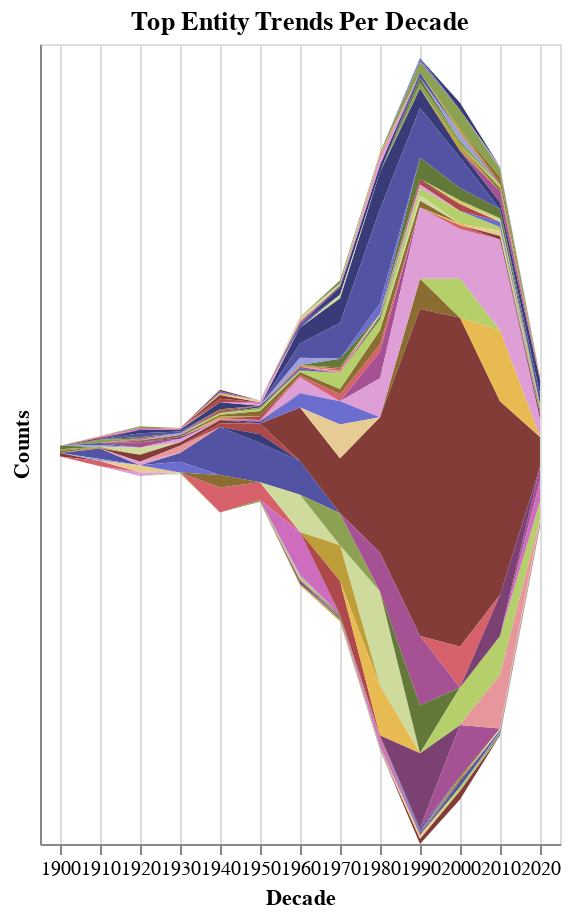

Write notebook code for a chart like this one.
### Code cell
import pandas as pd
import numpy as np
import altair as alt

# Convert to DataFrame
df = pd.DataFrame(sorted_data)

# Forward fill NaNs in 'year' column
df['year'] = df['year'].fillna(method='ffill')

# Convert 'year' to integer
df['year'] = df['year'].astype('Int64')  # 'Int64' (capital "I") can handle NaN values

# Group by decade
df['decade'] = (df['year'] // 10 * 10)

# Filter out 'DATE' entities
df_entity = df[df['value'] != 'DATE']

# Create a DataFrame to include both 'value' and 'entity' fields
df_entity_value_counts = df_entity.groupby(['decade', 'value', 'entity']).size().reset_index(name='counts')

# Get the top 3 entities in each decade for each value
top_entities_per_value = df_entity_value_counts.groupby(['decade', 'value']).apply(lambda x: x.nlargest(3, 'counts')).reset_index(drop=True)

# Create a combined field for value and entity to use in color encoding
top_entities_per_value['value_entity'] = top_entities_per_value['value'] + ': ' + top_entities_per_value['entity']

# Create area chart
area_chart = alt.Chart(top_entities_per_value).mark_area().encode(
    alt.X('decade:O', 
          axis=alt.Axis(title='Decade', grid=True, gridColor='#ddd', labelAngle=0)), # Horizontal labels on the x-axis
    alt.Y('counts:Q', 
          stack='center', 
          axis=alt.Axis(title='Counts', labels=False, ticks=False, grid=False)), # Hide y-axis labels and ticks, remove gridlines
    alt.Color('value_entity:N', 
              scale=alt.Scale(scheme='category20b'), 
              legend=None), # Use a color scheme and remove the legend
    tooltip=['entity', 'value', 'counts']  # Add tooltips
).properties(
    width='container',  # Adjust width to container size
    height=400,  # Adjust height
    title='Top Entity Trends Per Decade'  # Set the chart title
).interactive()

area_chart.display()

### Figure 1 — Vega-Lite specification as saved in the notebook (floating-point values rounded to 4 significant figures; data arrays with more than 128 entries replaced by an {"elided": "..."} marker saying what was removed)
{"config": {"view": {"continuousWidth": 300, "continuousHeight": 300}}, "data": {"name": "data-231612b4857b73731046df6234176762"}, "mark": {"type": "area"}, "encoding": {"color": {"field": "value_entity", "legend": null, "scale": {"scheme": "category20b"}, "type": "nominal"}, "tooltip": [{"field": "entity", "type": "nominal"}, {"field": "value", "type": "nominal"}, {"field": "counts", "type": "quantitative"}], "x": {"axis": {"grid": true, "gridColor": "#ddd", "labelAngle": 0, "title": "Decade"}, "field": "decade", "type": "ordinal"}, "y": {"axis": {"grid": false, "labels": false, "ticks": false, "title": "Counts"}, "field": "counts", "stack": "center", "type": "quantitative"}}, "height": 400, "params": [{"name": "param_1", "select": {"type": "interval", "encodings": ["x", "y"]}, "bind": "scales"}], "title": "Top Entity Trends Per Decade", "width": "container", "$schema": "https://vega.github.io/schema/vega-lite/v5.8.0.json", "datasets": {"data-231612b4857b73731046df6234176762": {"elided": "242 records"}}}
